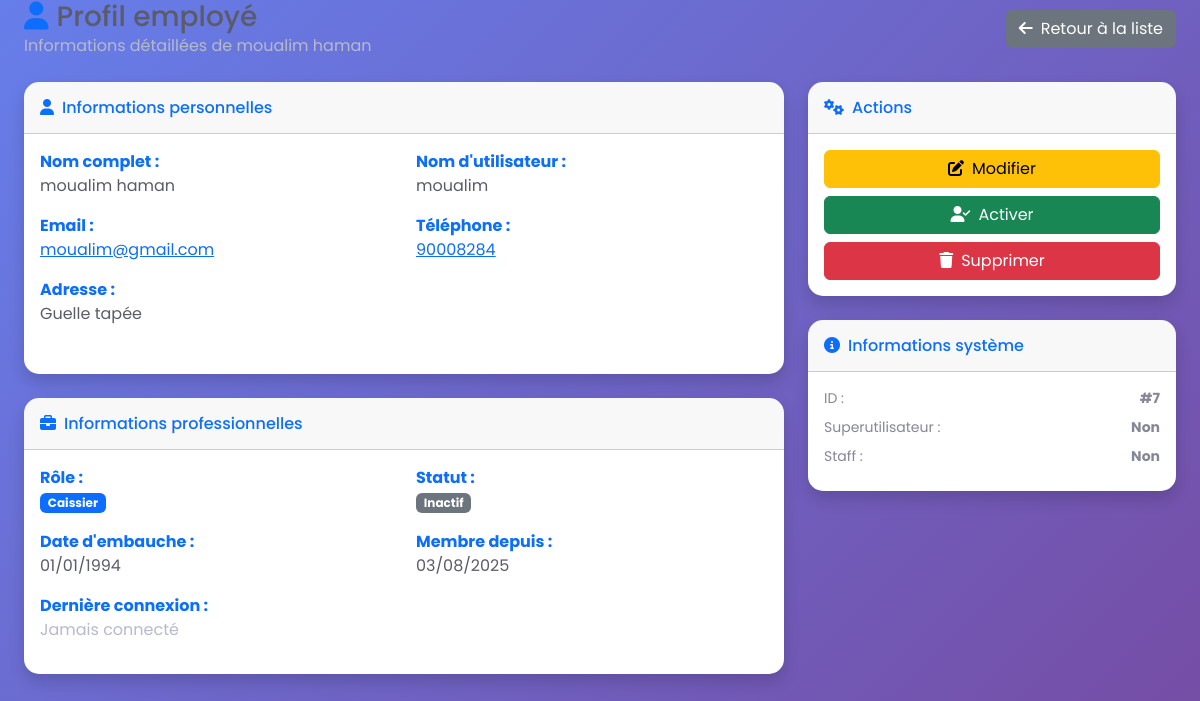
The page /accounts/employees/7/ (signed in) on the database as committed earlier.
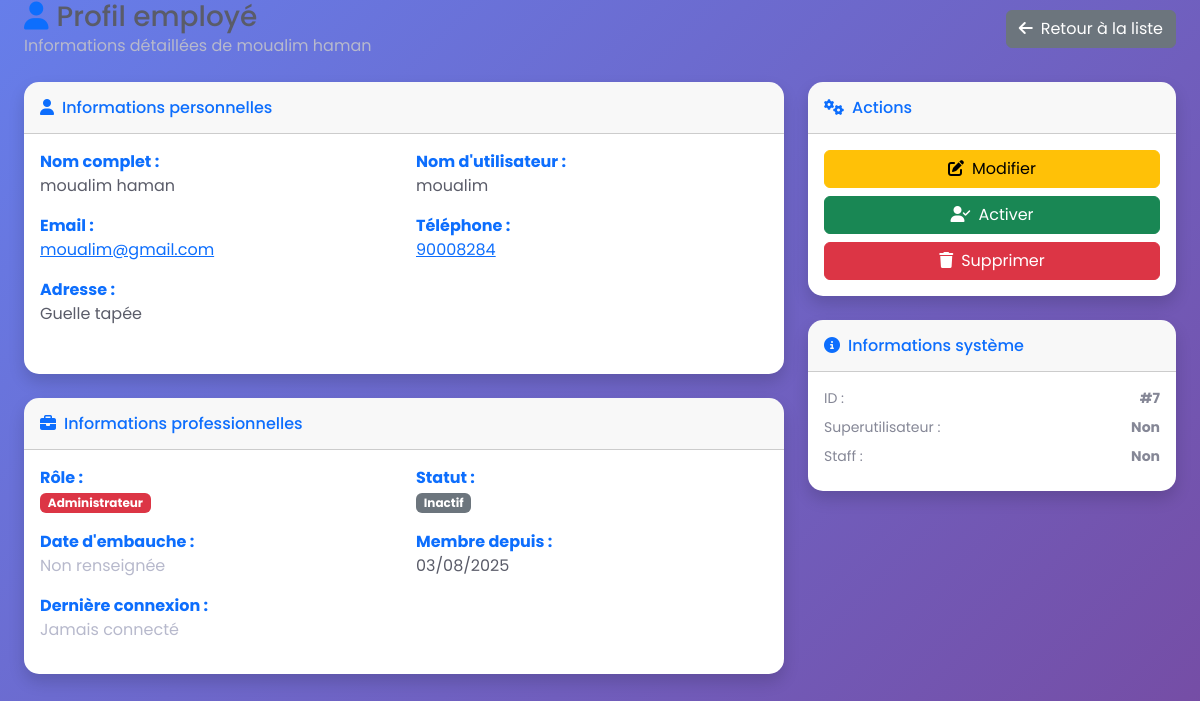
The same page on the database as committed later.
### apps/accounts/models.py (models this page shows, shortened)
class User(AbstractUser):
    class Role(models.TextChoices):
        ADMIN = "ADMIN", "Administrateur"
        CASHIER = "CASHIER", "Caissier"
    role = models.CharField(
        max_length=20,
        choices=Role.choices,
        default=Role.CASHIER,
        help_text="Rôle de l'utilisateur dans le système"
    )
    phone = models.CharField(
        max_length=20,
        blank=True,
        verbose_name="Téléphone"
    )
    address = models.TextField(
        blank=True,
        verbose_name="Adresse"
    )
    hire_date = models.DateField(
        null=True,
        blank=True,
        verbose_name="Date d'embauche"
    )
    email = models.EmailField(
        unique=True,
        help_text="Adresse email unique requise pour la récupération de mot de passe"
    )
    first_name = models.CharField(max_length=150, verbose_name="Prénom")
    last_name = models.CharField(max_length=150, verbose_name="Nom de famille")
    class Meta:
        verbose_name = "Utilisateur"
        verbose_name_plural = "Utilisateurs"
        ordering = ['-date_joined']
    def get_full_name(self):
        if self.first_name and self.last_name:
            return f"{self.first_name} {self.last_name}"
        return self.username
    def is_admin(self):
        return self.role == self.Role.ADMIN
    @property
    def role_badge_class(self):
        return "badge bg-danger" if self.is_admin() else "badge bg-primary"
    description = models.TextField(
    blank=True,
    verbose_name="Description",
    help_text="Description détaillée du fournisseur"
)

### apps/accounts/views.py (the view)
# urls.py: path('employees/<int:pk>/',     views.EmployeeDetailView.as_view(),    name='employee_detail'),
class EmployeeDetailView(LoginRequiredMixin, AdminRequiredMixin, DetailView):
    model = User
    template_name = 'accounts/employees/employee_detail.html'
    context_object_name = 'employee'
    def get_queryset(self):
        return User.objects.exclude(pk=self.request.user.pk)

### apps/accounts/views.py (called while the page is built)
    def test_func(self):
        return self.request.user.is_authenticated and self.request.user.is_admin()

### apps/accounts/templates/accounts/employees/employee_detail.html (shortened to what the changed rows need)
{% extends 'base.html' %}
{% block content %}
<div class="container-fluid px-4">
    <div class="d-flex justify-content-between align-items-center mb-4">
        <div>
            <h1 class="h3 mb-0 text-gray-800">
                <i class="fas fa-user me-2 text-primary"></i>Profil employé
            </h1>
            <p class="text-muted mb-0">Informations détaillées de {{ employee.get_full_name }}</p>
        </div>
    </div>
    <div class="row">
        <div class="col-lg-8">
            <div class="card shadow mb-4">
                <div class="card-body">
                    <div class="row">
                        <div class="col-md-6 mb-3">
                            <strong class="text-primary">Nom complet :</strong>
                            <div class="text-gray-800">{{ employee.get_full_name }}</div>
                        </div>
                        <div class="col-md-6 mb-3">
                            <strong class="text-primary">Nom d'utilisateur :</strong>
                            <div class="text-gray-800">{{ employee.username }}</div>
                        </div>
                        <div class="col-md-6 mb-3">
                            <div class="text-gray-800">
                                <a href="mailto:{{ employee.email }}">{{ employee.email }}</a>
                            </div>
                        </div>
                        <div class="col-md-6 mb-3">
                            <div class="text-gray-800">
                                {% if employee.phone %}
                                    <a href="tel:{{ employee.phone }}">{{ employee.phone }}</a>
                                {% else %}
                                    <span class="text-muted">Non renseigné</span>
                                {% endif %}
                            </div>
                        </div>
                        <div class="col-md-12 mb-3">
                            <div class="text-gray-800">
                                {% if employee.address %}
                                    {{ employee.address|linebreaks }}
                                {% else %}
                                    <span class="text-muted">Non renseignée</span>
                                {% endif %}
                            </div>
                        </div>
                    </div>
                </div>
            </div>
            <div class="card shadow mb-4">
                <div class="card-body">
                    <div class="row">
                        <div class="col-md-6 mb-3">
                            <div>
                                <span class="{{ employee.role_badge_class }}">
                                    {{ employee.get_role_display }}
                                </span>
                            </div>
                        </div>
                        <div class="col-md-6 mb-3">
                            <strong class="text-primary">Date d'embauche :</strong>
                            <div class="text-gray-800">
                                {% if employee.hire_date %}
                                    {{ employee.hire_date|date:"d/m/Y" }}
                                {% else %}
                                    <span class="text-muted">Non renseignée</span>
                                {% endif %}
                            </div>
                        </div>
                        <div class="col-md-6 mb-3">
                            <strong class="text-primary">Membre depuis :</strong>
                            <div class="text-gray-800">{{ employee.date_joined|date:"d/m/Y" }}</div>
                        </div>
                    </div>
                </div>
            </div>
        </div>
        <div class="col-lg-4">
            <div class="card shadow mb-4">
                <div class="card-body">
                    <div class="small text-gray-600">
                        <div class="d-flex justify-content-between mb-2">
                            <span>ID :</span>
                            <strong>#{{ employee.pk }}</strong>
                        </div>
                        <div class="d-flex justify-content-between mb-2">
                            <span>Superutilisateur :</span>
                            <strong>{{ employee.is_superuser|yesno:"Oui,Non" }}</strong>
                        </div>
                        <div class="d-flex justify-content-between mb-2">
                            <span>Staff :</span>
                            <strong>{{ employee.is_staff|yesno:"Oui,Non" }}</strong>
                        </div>
                    </div>
                </div>
            </div>
        </div>
    </div>
</div>
{% endblock %}

Rows that differ between the two databases and show on the page:
changed User "moualim haman": role "Caissier" → "Administrateur"; hire_date "01/01/1994" → (not shown)
Other text that changed with them:
text now shown: "Non renseignée"
